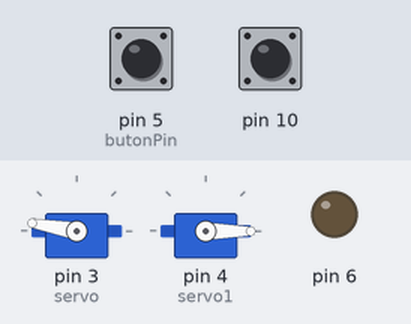
Recording of a sketch running on a simulated Arduino Uno, built with avr-gcc and run on an emulated ATmega328P. Shown: 2 × servo, output pins drawn as LEDs (lit = HIGH). The inputs (shaded band) are chosen by the test bench; at power-on: pin 5 (butonPin) HIGH, pin 10 HIGH. The audio player accepts every command and is not drawn.

Above: at 3.7 s.
3.8 s: pin 5 (butonPin) pulled LOW for 0.15 s
At 6.6 s:
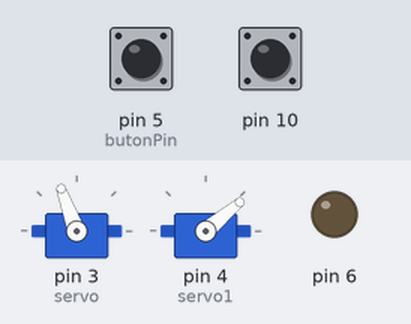
6.9 s: pin 10 pulled LOW for 0.15 s
At 7.6 s:
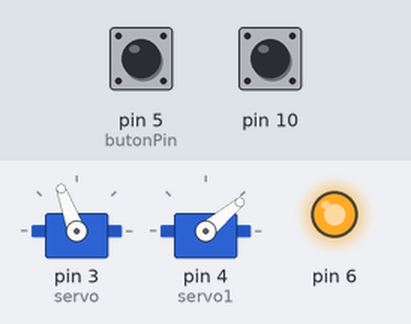
Timing chart, 0 to 13.4 s (numbered marks = the images above; inputs shaded):
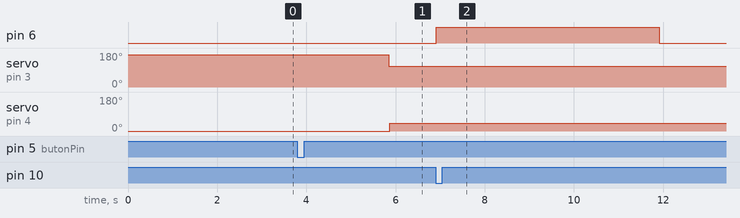

The sketch:

can_eldiven_son.ino
```cpp
#include <Servo.h>
Servo servo;
Servo servo1;
int butonPin=5;
int butondurum=0;
int butonsayac=0;
int sonbutondurum=0;
#include "SoftwareSerial.h"
//RX-TX PINLERI AYARLA
#include <SoftwareSerial.h>
#include <DFPlayer_Mini_Mp3.h>
SoftwareSerial secondarySerial(7, 8); // RX, TX
void setup() {
Serial.begin(9600);
servo.attach(3);
servo1.attach(4);
  pinMode(butonPin, INPUT_PULLUP);
    pinMode(10, INPUT_PULLUP);
servo.write(170);
servo1.write(0);
pinMode(6,OUTPUT);
secondarySerial.begin (9600);
mp3_set_serial (secondarySerial); //set Serial for DFPlayer-mini mp3 module
mp3_set_volume (100);
   mp3_play(5);
delay(2500);
}
void loop() {
butondurum = digitalRead(butonPin);
if (butondurum != sonbutondurum) { //eğer şuanki buton durumu son buton durumundan farklıysa yani pasiften aktif olmuşsa veya aktiften basif olmuşsa
if (butondurum == LOW) {     //ve eğer buton durumu aktifse
butonsayac++; }                //butonsayacını 1 arttır
delay(50); }                   // çift basım hatasını gidermek için 50ms bekle
sonbutondurum = butondurum; //butondurumunu son buton durumuna kaydet
 if (butonsayac % 2 == 0) {  //eğer butona 2 kes basılmışsa, aktif et 0 a eşitle ve
   if(digitalRead(5)==LOW){mp3_play (3);delay(2000);}
   servo.write(170);
delay(20);
servo1.write(0);
}
else{
 if(digitalRead(5)==LOW){mp3_play (1);delay(2000);}
   servo.write(110);
  delay(20);
servo1.write(40);
}
if(digitalRead(10)==LOW){
  mp3_play (2);
digitalWrite(6, HIGH);
delay(5000);
  digitalWrite(6, LOW);
mp3_play (4);
delay(2700);}

else{
  digitalWrite(6, LOW);}
}
```

Measured:
- after the input at 3.8 s, servo on pin 3 (servo): 170° → 110° after 2.1 s; servo on pin 4 (servo1): 0° → 40° after 2.1 s
- after the input at 6.9 s, pin 6: LOW → HIGH at once, → LOW 5.0 s later
